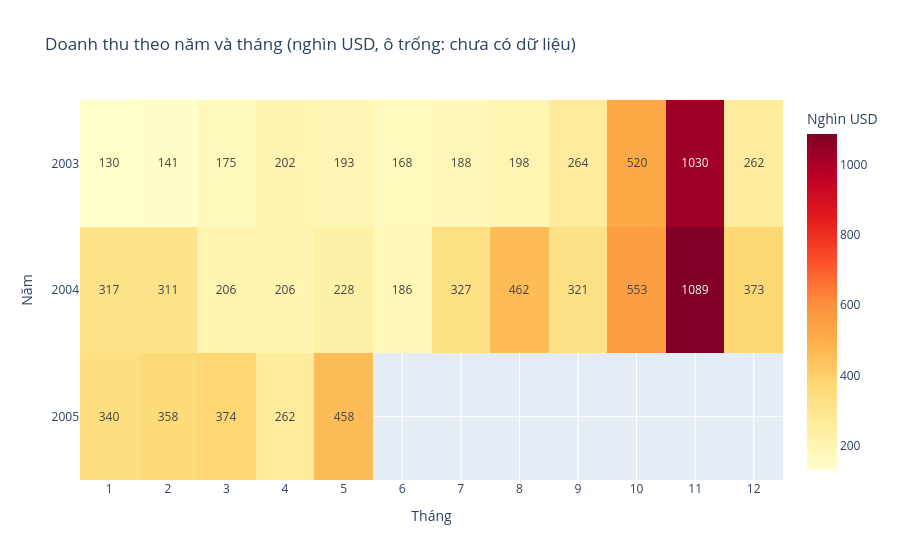

The cell this chart's notebook holds for it:
### Markdown cell above
## 3. Biểu đồ

### Code cell
fig = bieu_do.ve_mua_vu(bang)
fig.show()

### Figure 1 — Plotly figure (JSON) as saved in the notebook; plotly's stock layout.template omitted (floating-point values rounded to 4 significant figures)
{"data": [{"coloraxis": "coloraxis", "hovertemplate": "Tháng: %{x}<br>Năm: %{y}<br>Nghìn USD: %{z}<extra></extra>", "name": "0", "texttemplate": "%{z:.0f}", "type": "heatmap", "x": ["1", "2", "3", "4", "5", "6", "7", "8", "9", "10", "11", "12"], "xaxis": "x", "y": ["2003", "2004", "2005"], "yaxis": "y", "z": [[129.8, 140.8, 174.5, 201.6, 192.7, 168.1, 187.7, 197.8, 264.0, 519.6, 1030.0, 261.9], [316.6, 311.4, 205.7, 206.1, 228.1, 186.3, 327.1, 461.5, 320.8, 552.9, 1089.0, 372.8], [339.5, 358.2, 374.3, 261.6, 457.9, NaN, NaN, NaN, NaN, NaN, NaN, NaN]]}], "layout": {"coloraxis": {"autocolorscale": false, "colorbar": {"title": {"text": "Nghìn USD"}}, "colorscale": [[0.0, "rgb(255,255,204)"], [0.125, "rgb(255,237,160)"], [0.25, "rgb(254,217,118)"], [0.375, "rgb(254,178,76)"], [0.5, "rgb(253,141,60)"], [0.625, "rgb(252,78,42)"], [0.75, "rgb(227,26,28)"], [0.875, "rgb(189,0,38)"], [1.0, "rgb(128,0,38)"]]}, "title": {"text": "Doanh thu theo năm và tháng (nghìn USD, ô trống: chưa có dữ liệu)"}, "xaxis": {"anchor": "y", "domain": [0.0, 1.0], "title": {"text": "Tháng"}}, "yaxis": {"anchor": "x", "autorange": "reversed", "domain": [0.0, 1.0], "title": {"text": "Năm"}}}}
